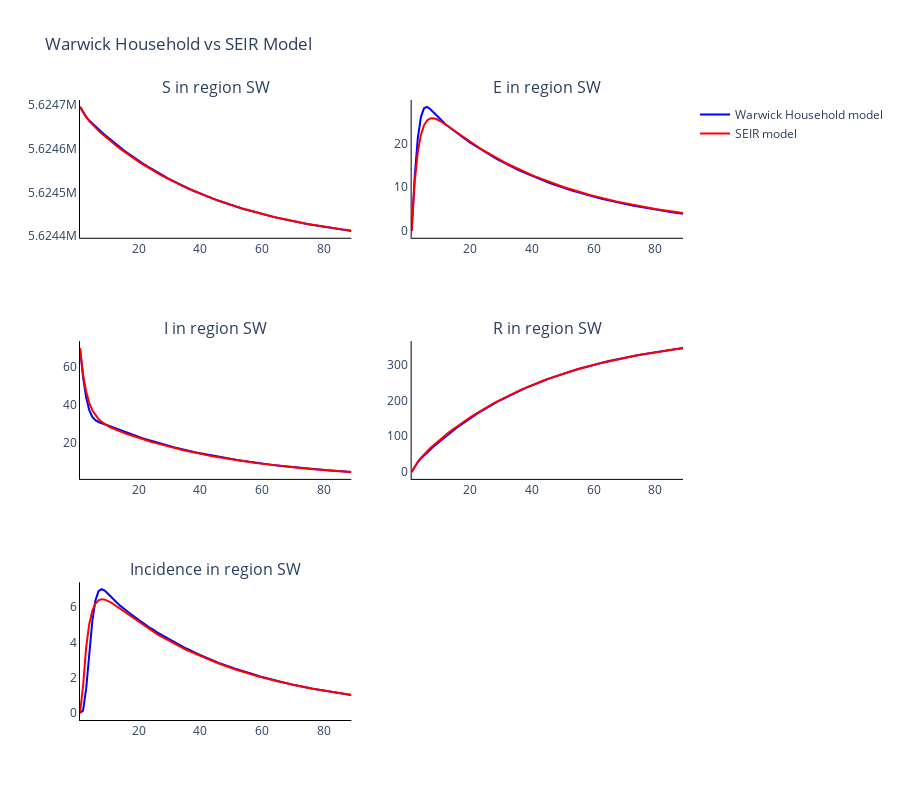

Here is the notebook cell this chart was saved with:
### Markdown cell above
### Plot the comparments of the two models against each other

### Code cell
# Trace names - represent the solver used for the simulation
trace_name = ['Warwick Household model', 'SEIR model']

# Compartment list - type and age
comparments = []
for n in seir_model.output_names():
    comparments.append('{} in region {}'.format(n, regions[warwick_parameters.regional_parameters.region_index-1]))

fig = go.Figure()
fig = make_subplots(
    rows=int(np.ceil(len(comparments)/2)), cols=2, subplot_titles=tuple('{}'.format(comparment) for comparment in comparments)
)

# Plot for each comparment
for c, comparment in enumerate(comparments):
    # Plot (line plot for each solver method for each age)
    for a, age in enumerate(age_groups):
        if c != 0:
            for o, out in enumerate(outputs):
                fig.add_trace(
                    go.Scatter(
                        y=out[:, c*len(age_groups)+a],
                        x=warwick_parameters.simulation_parameters.times,
                        mode='lines',
                        name=trace_name[o],
                        line_color=colours[o],
                        showlegend=False
                    ),
                    row= int(np.floor(c / 2)) + 1,
                    col= c % 2 + 1
                )
        
        else:
            for o, out in enumerate(outputs):
                fig.add_trace(
                    go.Scatter(
                        y=out[:, c*len(age_groups)+a],
                        x=warwick_parameters.simulation_parameters.times,
                        mode='lines',
                        name=trace_name[o],
                        line_color=colours[o]
                    ),
                    row= int(np.floor(c / 2)) + 1,
                    col= c % 2 + 1
                )

# Add axis labels
fig.update_layout(
    boxmode='group',
    title='Warwick Household vs SEIR Model', 
    width=900, 
    height=800,
    plot_bgcolor='white',
    xaxis=dict(linecolor='black'),
    yaxis=dict(linecolor='black'),
    xaxis2=dict(linecolor='black'),
    yaxis2=dict(linecolor='black'),
    xaxis3=dict(linecolor='black'),
    yaxis3=dict(linecolor='black'),
    xaxis4=dict(linecolor='black'),
    yaxis4=dict(linecolor='black'),
    xaxis5=dict(linecolor='black'),
    yaxis5=dict(linecolor='black'))

fig.write_image('images/Warwick_SEIR.pdf')
fig.show()
